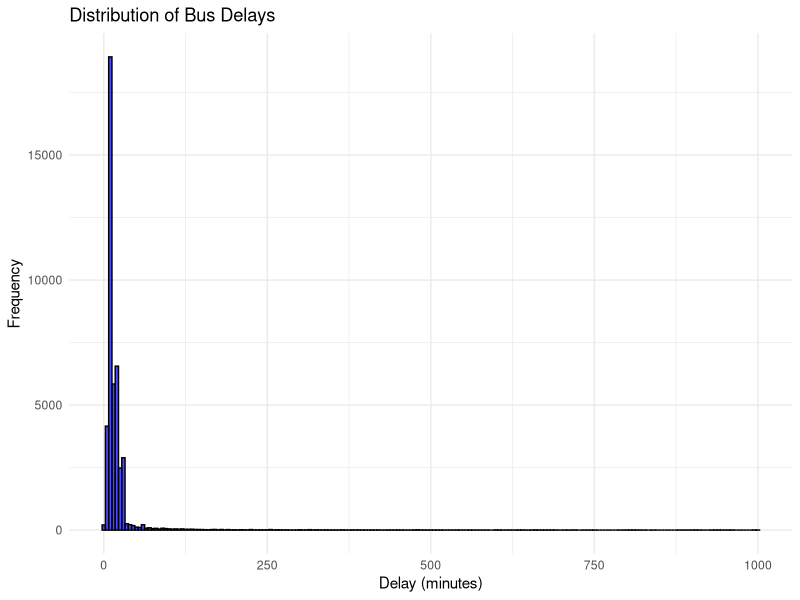
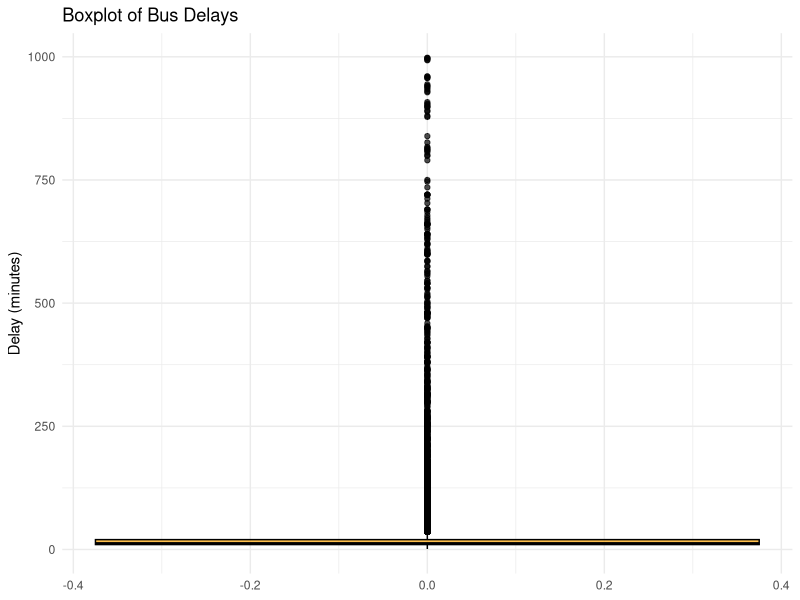
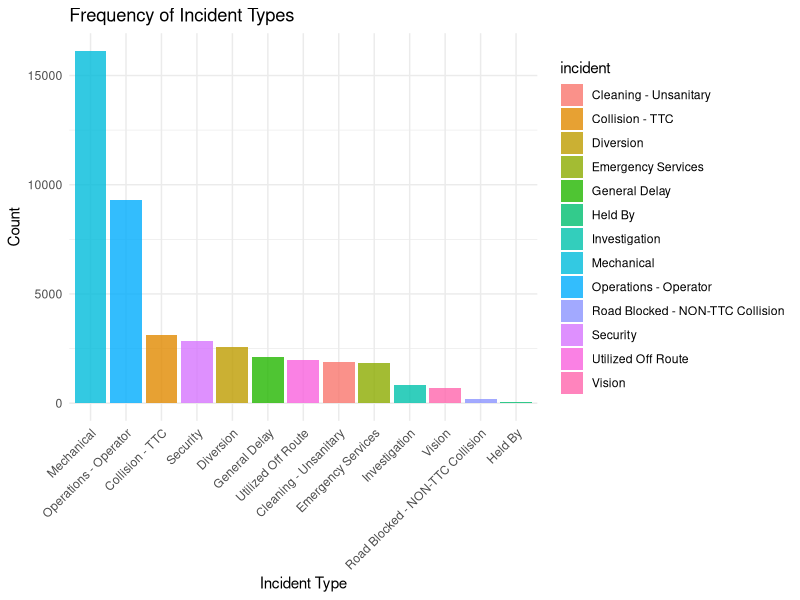
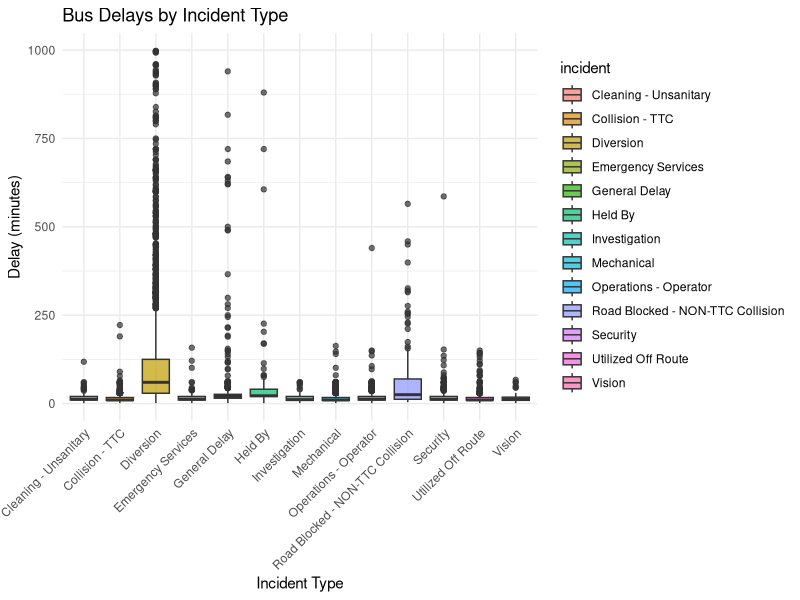
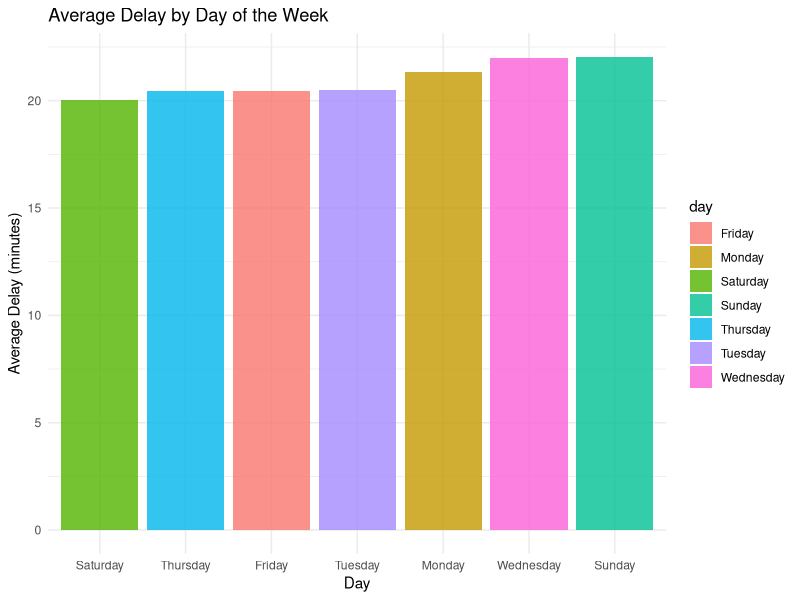
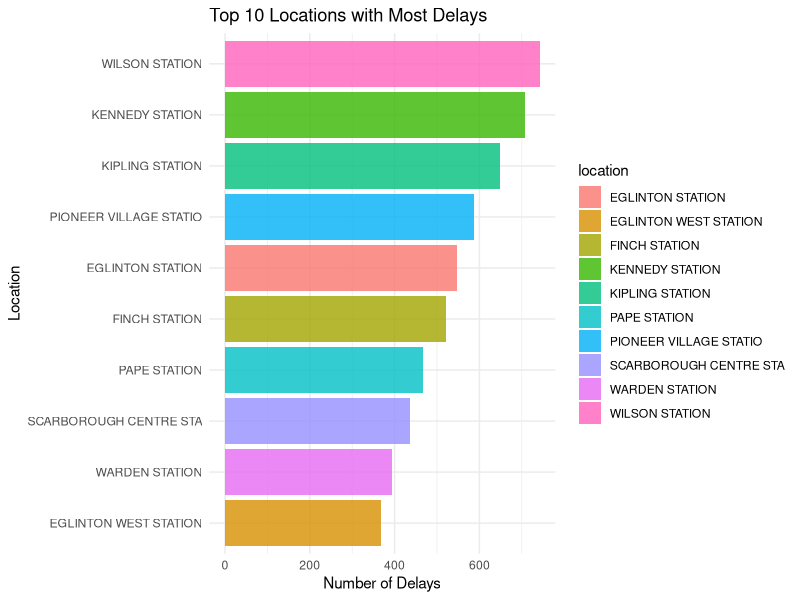
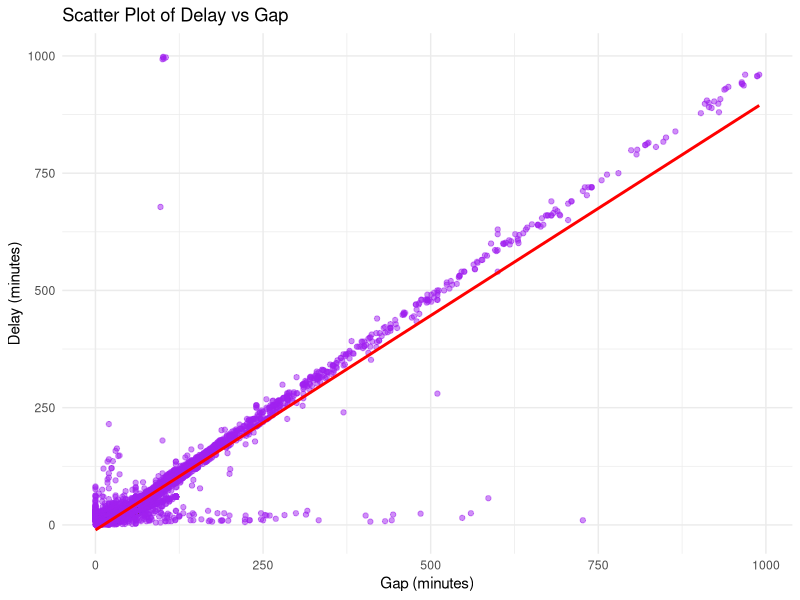
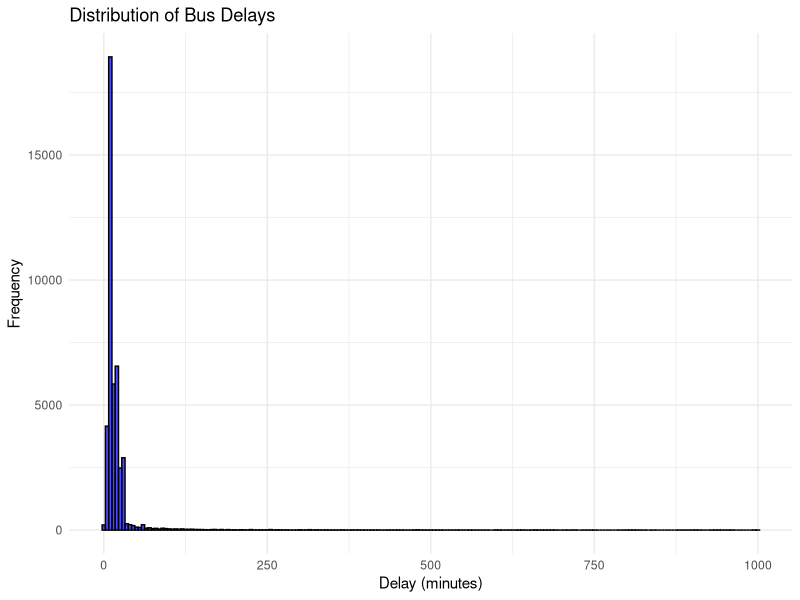

Write the R code that produced these figures, in order. (Note: this script raises an error after producing the figures.)
#### Preamble ####
# Purpose: Performs exploratory data analysis (EDA) on the cleaned bus delay dataset, 
#          including visualizations and summary statistics to identify key patterns 
#          and trends.
# Author: Charlie Zhang
# Date: 28th November 2024
# Contact: zqycharlie.zhang@mail.utoronto.ca
# License: MIT
# Pre-requisites: The `tidyverse` and `ggplot2` packages must be installed.
# Any other information needed? Ensure the cleaned data is located in the 
#          `data/02-analysis_data` folder.

#### Workspace setup ####
library(tidyverse)
library(lubridate)
library(ggplot2)

# Load the dataset
bus_delay_data <- read.csv("data/02-analysis_data/bus_delay_clean_data_2023.csv")  

#### Data Overview ####
# Quick overview of the data
glimpse(bus_delay_data)

# Summary statistics for numeric variables
summary(bus_delay_data)

# Check for missing values
missing_values <- colSums(is.na(bus_delay_data))
print("Missing values per column:")
print(missing_values)

# Inspect unique values in categorical columns
print("Unique values in 'day':")
print(unique(bus_delay_data$day))

print("Unique values in 'incident':")
print(unique(bus_delay_data$incident))

#### Analyze Delays ####
# Distribution of delays
ggplot(bus_delay_data, aes(x = min_delay)) +
  geom_histogram(binwidth = 5, fill = "blue", color = "black", alpha = 0.7) +
  labs(title = "Distribution of Bus Delays", x = "Delay (minutes)", y = "Frequency") +
  theme_minimal()

# Save histogram
ggsave("other/Graphs/delay_distribution.png", width = 8, height = 6)

# Boxplot to identify outliers
ggplot(bus_delay_data, aes(y = min_delay)) +
  geom_boxplot(fill = "orange", color = "black", alpha = 0.7) +
  labs(title = "Boxplot of Bus Delays", y = "Delay (minutes)") +
  theme_minimal()

# Delay summary statistics
delay_summary <- bus_delay_data %>% 
  summarise(
    mean_delay = mean(min_delay, na.rm = TRUE),
    median_delay = median(min_delay, na.rm = TRUE),
    max_delay = max(min_delay, na.rm = TRUE),
    min_delay = min(min_delay, na.rm = TRUE)
  )
print("Summary statistics for delays:")
print(delay_summary)

#### Analyze Incident Types ####
# Frequency of incidents
incident_count <- bus_delay_data %>%
  count(incident) %>%
  arrange(desc(n))
print("Incident count:")
print(incident_count)

# Bar plot of incident types
bus_delay_data %>%
  count(incident) %>%
  ggplot(aes(x = reorder(incident, -n), y = n, fill = incident)) +
  geom_bar(stat = "identity", alpha = 0.8) +
  labs(title = "Frequency of Incident Types", x = "Incident Type", y = "Count") +
  theme_minimal() +
  theme(axis.text.x = element_text(angle = 45, hjust = 1))

# Boxplot of delays by incident type
ggplot(bus_delay_data, aes(x = incident, y = min_delay, fill = incident)) +
  geom_boxplot(alpha = 0.7) +
  labs(title = "Bus Delays by Incident Type", x = "Incident Type", y = "Delay (minutes)") +
  theme_minimal() +
  theme(axis.text.x = element_text(angle = 45, hjust = 1))

#### Temporal Analysis ####
# Average delay by day of the week
bus_delay_data %>%
  group_by(day) %>%
  summarise(avg_delay = mean(min_delay, na.rm = TRUE)) %>%
  ggplot(aes(x = reorder(day, avg_delay), y = avg_delay, fill = day)) +
  geom_bar(stat = "identity", alpha = 0.8) +
  labs(title = "Average Delay by Day of the Week", x = "Day", y = "Average Delay (minutes)") +
  theme_minimal()

#### Spatial Analysis ####
# Top 10 locations with most delays
bus_delay_data %>%
  count(location, sort = TRUE) %>%
  top_n(10) %>%
  ggplot(aes(x = reorder(location, n), y = n, fill = location)) +
  geom_bar(stat = "identity", alpha = 0.8) +
  labs(title = "Top 10 Locations with Most Delays", x = "Location", y = "Number of Delays") +
  coord_flip() +
  theme_minimal()

#### Correlation Analysis ####
# Scatter plot of delay vs gap
ggplot(bus_delay_data, aes(x = min_gap, y = min_delay)) +
  geom_point(alpha = 0.5, color = "purple") +
  geom_smooth(method = "lm", color = "red") +
  labs(title = "Scatter Plot of Delay vs Gap", x = "Gap (minutes)", y = "Delay (minutes)") +
  theme_minimal()

# Correlation between delay and gap
correlation <- cor(bus_delay_data$min_delay, bus_delay_data$min_gap, use = "complete.obs")
print(paste("Correlation between delay and gap:", round(correlation, 2)))

#### Save Outputs ####
# Save delay summary statistics to a CSV
write.csv(delay_summary, "other/analyzed_files/delay_summary.csv", row.names = FALSE)

# Save incident count to a CSV
write.csv(incident_count, "other/analyzed_files/incident_count.csv", row.names = FALSE)

